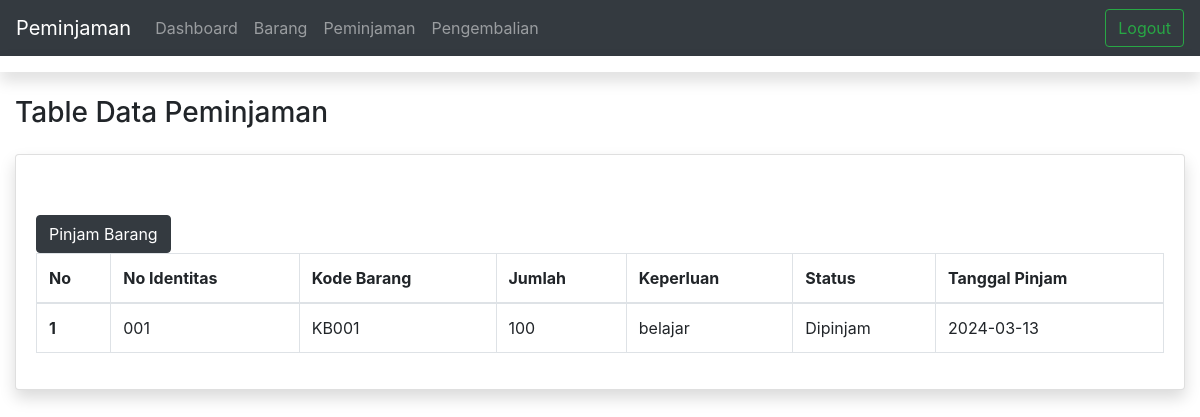
Screenshot of /peminjaman2.php (signed in) with the database file from the repository.
### tables this page shows
CREATE TABLE `peminjaman` (
  `id` int(255) NOT NULL,
  `tgl_pinjam` date NOT NULL,
  `tgl_kembali` date NOT NULL,
  `no_identitas` varchar(255) NOT NULL,
  `kode_barang` varchar(255) NOT NULL,
  `jumlah` int(255) NOT NULL,
  `keperluan` varchar(255) NOT NULL,
  `status` varchar(255) NOT NULL,
  `id_login` int(255) NOT NULL
);

### database.php (called while the page is built, shortened)
<?php
$host = "localhost";
$user = "root";
$pass = "";
$dbname = "sts_fatih";
$koneksi = mysqli_connect($host, $user, $pass, $dbname) or die("Gagal terhubung dengan database " . mysqli_error($koneksi));
function tampildata1($tablename)
{
    global $koneksi;
    $hasil = mysqli_query($koneksi, "select * from $tablename");
    $rows = [];
    while ($row = mysqli_fetch_assoc($hasil)) {
        $rows[] = $row;
    }
    return $rows;
}
?>

### peminjaman2.php (the view, shortened to what this page needs)
<?php
require_once('database.php');
$data = tampildata1('peminjaman');
$nomor = 0;
?>
<!doctype html>
<html lang="en">
<head>
  <link rel="stylesheet" href="https://cdn.jsdelivr.net/npm/bootstrap@4.6.2/dist/css/bootstrap.min.css"
>
</head>
<body>
  <?php
  if ($_SESSION['status'] <> "login") {
    header("location:login.php?msg=belum_login");
  } else {
    require('navbar2.php');
  }
  ?>
   <div id="content-wrapper" class="d-flex flex-column">
<div id="content">
    <nav class="navbar navbar-expand navbar-light bg-white topbar mb-4 static-top shadow">
    </nav>
    <div class="container-fluid">
<h1 class="h3 mb-4 text-gray-800">Table Data Peminjaman</h1>
<div class="card shadow mb-4">
<div class="card-body">
</div>
<div class="card-body">
<div class="table-responsive">
<table class="table table-bordered" id="dataTable" width="100%" cellspacing="0">
<a type="button" name="formulirpinjam" class="btn btn-dark" href="formulirpinjam.php" >Pinjam Barang</a>
    <thead>
        <tr>
            <th>No</th>
            <th>No Identitas</th>
            <th>Kode Barang</th>
            <th>Jumlah</th>
            <th>Keperluan</th>
            <th>Status</th>
            <th>Tanggal Pinjam</th>
        </tr>
    </thead>
    <tbody>
        <?php foreach($data as $peminjaman) : ?>
        <?php $nomor++; ?>
        <tr>
            <th scope="row"><?php echo "$nomor"; ?></th>
            <td><?php echo "$peminjaman[no_identitas]";?></td>
            <td><?php echo "$peminjaman[kode_barang]";?></td>
            <td><?php echo "$peminjaman[jumlah]";?></td>
            <td><?php echo "$peminjaman[keperluan]";?></td>
            <td><?php echo "$peminjaman[status]";?></td>
            <td><?php echo "$peminjaman[tgl_pinjam]";?></td>
        </tr>
        <?php endforeach; ?>
    </tbody>
</table>
</div>
</div>
</div>
</div>
</div>
</div>
</body>
</html>

### rows the page displays
peminjaman: no_identitas "001", kode_barang "KB001", jumlah "100", keperluan "belajar", status "Dipinjam", tgl_pinjam "2024-03-13"
